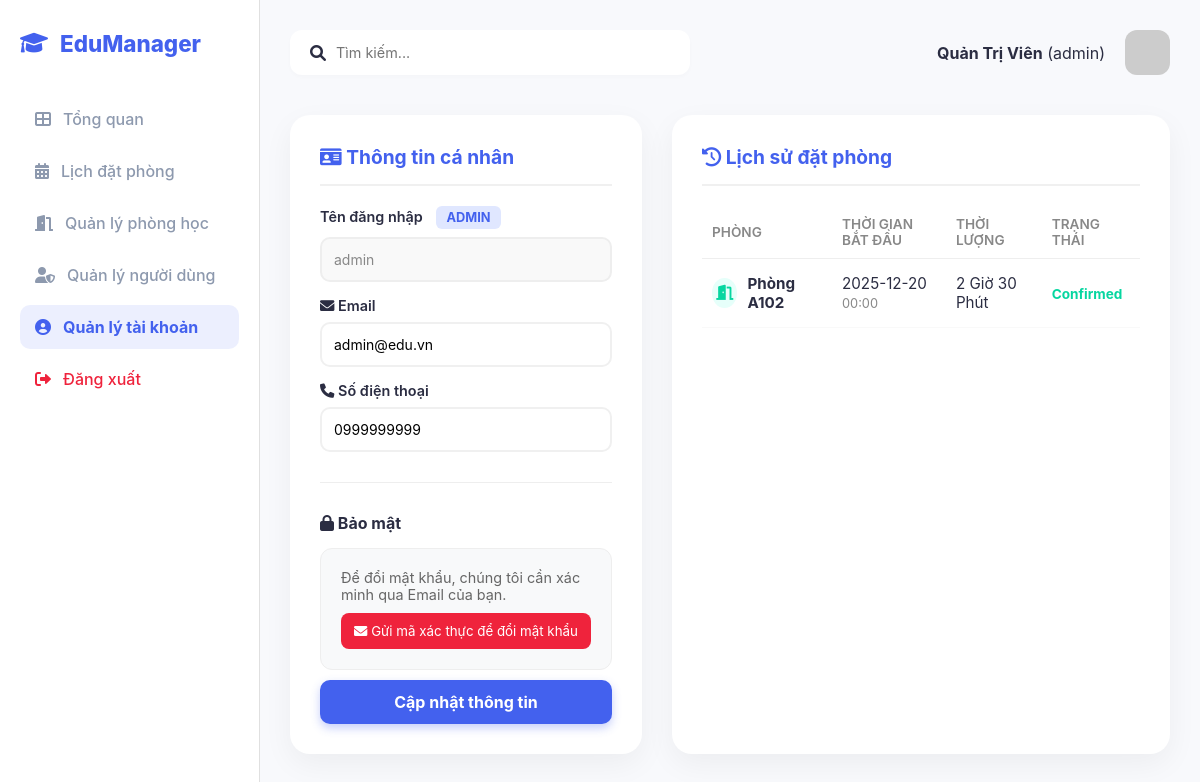
Screenshot of /profile (signed in) with the database file from the repository.
### app.py (models this page shows)
class User(Base):
    __tablename__ = "users"
    id = Column(Integer, primary_key=True, index=True)
    username = Column(String, unique=True, index=True)
    password = Column(String)
    email = Column(String, unique=True)
    phone = Column(String)
    role = Column(String, default="teacher")
    full_name = Column(String)
    verification_code = Column(String, nullable=True)

class Classroom(Base):
    __tablename__ = "classrooms"
    id = Column(Integer, primary_key=True, index=True)
    room_name = Column(String, unique=True, index=True)
    capacity = Column(Integer)
    equipment = Column(String)
    status = Column(String, default="Available")

class Booking(Base):
    __tablename__ = "bookings"
    id = Column(Integer, primary_key=True, index=True)
    room_id = Column(Integer)
    user_id = Column(Integer)
    booker_name = Column(String)
    start_time = Column(String)
    duration_hours = Column(String)
    status = Column(String, default="Confirmed")

### app.py (the view)
@app.get("/profile", response_class=HTMLResponse)
async def profile(request: Request, db: Session = Depends(get_db)):
    u = get_current_user(request, db)
    if not u: return RedirectResponse("/")
    user_bookings = db.query(Booking).filter(Booking.user_id == u.id).all()
    history = [{"room_name": (db.query(Classroom).filter(Classroom.id==b.room_id).first().room_name if db.query(Classroom).filter(Classroom.id==b.room_id).first() else "Unknown"), "start_time": b.start_time, "duration": b.duration_hours, "status": b.status} for b in user_bookings]
    return templates.TemplateResponse("profile.html", {"request": request, "user": u, "username": u.username, "role": u.role, "full_name": u.full_name, "history": history})

### templates/profile.html (shortened to what this page needs)
<!DOCTYPE html>
<html lang="vi">
<head>
    <link rel="stylesheet" href="/static/style.css">
    <link rel="stylesheet" href="https://cdnjs.cloudflare.com/ajax/libs/font-awesome/6.0.0/css/all.min.css">
</head>
<body>
    <div class="container">
        <aside class="sidebar">
            <div class="logo"><i class="fas fa-graduation-cap"></i><span>EduManager</span></div>
            <nav>
                <ul>
                    <li><a href="/dashboard"><i class="fas fa-th-large"></i> Tổng quan</a></li>
                    {% if role == 'admin' or role == 'teacher' %}
                    <li><a href="/booking-scheduler"><i class="fas fa-calendar-alt"></i> Lịch đặt phòng</a></li>
                    <li><a href="/room-management"><i class="fas fa-door-open"></i> Quản lý phòng học</a></li>
                    {% endif %}
                    {% if role == 'admin' %}
                    <li><a href="/user-management"><i class="fas fa-user-shield"></i> Quản lý người dùng</a></li>
                    {% endif %}
                    <li><a href="/profile" class="active" style="background: rgba(67, 97, 238, 0.1); color: #4361ee; font-weight: 700;"><i class="fas fa-user-circle"></i> Quản lý tài khoản</a></li>
                    <li class="logout-item"><a href="/logout" style="color: #ef233c;"><i class="fas fa-sign-out-alt"></i> Đăng xuất</a></li>
                </ul>
            </nav>
        </aside>
        <main class="main-content">
            <header>
                <div class="search-bar"><i class="fas fa-search"></i><input type="text" placeholder="Tìm kiếm..."></div>
                <div class="user-profile">
                    <div class="info"><strong>{{ full_name if full_name else username }}</strong> ({{ role }})</div>
                    <img src="https://ui-avatars.com/api/?name={{ full_name if full_name else username }}&background=4361ee&color=fff&size=128" alt="Avatar">
                </div>
            </header>
            <div class="profile-wrapper">
                <div class="profile-card">
                    <h2><i class="fas fa-id-card"></i> Thông tin cá nhân</h2>
                    <form id="profileForm">
                        <div class="form-group">
                            <label>Tên đăng nhập <span class="role-tag">{{ role }}</span></label>
                            <input type="text" value="{{ user.username }}" disabled>
                        </div>
                        <div class="form-group">
                            <label><i class="fas fa-envelope"></i> Email</label>
                            <input type="email" name="email" value="{{ user.email if user.email != 'None' else '' }}" required placeholder="Nhập email của bạn...">
                        </div>
                        <div class="form-group">
                            <label><i class="fas fa-phone"></i> Số điện thoại</label>
                            <input type="text" name="phone" value="{{ user.phone if user.phone != 'None' else '' }}" placeholder="Nhập số điện thoại...">
                        </div>
                        <hr style="margin: 30px 0; border:0; border-top: 1px solid #eee;">
<h3 style="color: #2b2d42; font-size: 1rem; margin-bottom: 15px;"><i class="fas fa-lock"></i> Bảo mật</h3>
<div style="background: #f8f9fa; padding: 20px; border-radius: 12px; border: 1px solid #eee;">
    <div id="pass-step-1">
        <p style="font-size: 0.9rem; color: #666; margin-bottom: 10px;">Để đổi mật khẩu, chúng tôi cần xác minh qua Email của bạn.</p>
        <button type="button" onclick="requestChangePass()" class="btn-premium btn-red" style="width: 100%; justify-content: center; padding: 10px; border: none; border-radius: 8px; background: #ef233c; color: white; cursor: pointer;">
            <i class="fas fa-envelope"></i> Gửi mã xác thực để đổi mật khẩu
        </button>
    </div>
</div>
                        <button type="submit" class="btn-save">Cập nhật thông tin</button>
                    </form>
                </div>
                <div class="history-card">
                    <h2><i class="fas fa-history"></i> Lịch sử đặt phòng</h2>
                    <table class="history-table">
                        <thead>
                            <tr>
                                <th>Phòng</th>
                                <th>Thời gian bắt đầu</th>
                                <th>Thời lượng</th>
                                <th>Trạng thái</th>
                            </tr>
                        </thead>
                        <tbody>
                            {% for item in history %}
                            <tr>
                                <td>
                                    <div style="display: flex; align-items: center;">
                                        <div class="history-icon"><i class="fas fa-door-open"></i></div>
                                        <strong>{{ item.room_name }}</strong>
                                    </div>
                                </td>
                                <td>{{ item.start_time.split('T')[0] }} <span style="color:#888; font-size:0.8rem;">{{ item.start_time.split('T')[1][:5] }}</span></td>
                                <td>{{ item.duration }}</td>
                                <td><span style="color: #06d6a0; font-weight: bold; font-size: 0.85rem;">{{ item.status }}</span></td>
                            </tr>
                            {% endfor %}
                        </tbody>
                    </table>
                </div>
            </div>
        </main>
    </div>
</body>
</html>

### static/style.css (style rules this page uses)
:root { --primary-color: #4361ee; --secondary-color: #3f37c9; --bg-color: #f8f9fc; --sidebar-color: #ffffff; --text-main: #2b2d42; --text-sub: #8d99ae; --white: #ffffff; --danger: #ef233c; --success: #06d6a0; }
* { margin: 0; padding: 0; box-sizing: border-box; font-family: 'Inter', sans-serif; }
body { background-color: var(--bg-color); color: var(--text-main); }
.container { display: flex; min-height: 100vh; }
.sidebar { width: 260px; background: var(--sidebar-color); border-right: 1px solid #e0e0e0; padding: 30px 20px; display: flex; flex-direction: column; }
.logo { display: flex; align-items: center; gap: 12px; font-size: 1.4rem; font-weight: 800; color: var(--primary-color); margin-bottom: 40px; }
.sidebar ul { list-style: none; }
.sidebar ul li { margin-bottom: 8px; }
.sidebar ul li a { text-decoration: none; color: var(--text-sub); padding: 12px 15px; display: flex; align-items: center; gap: 12px; border-radius: 10px; transition: all 0.3s; font-weight: 500; }
.sidebar ul li a:hover, .sidebar ul li a.active { background: #f0f3ff; color: var(--primary-color); }
.main-content { flex: 1; padding: 30px; }
header { display: flex; justify-content: space-between; margin-bottom: 40px; }
.search-bar { background: white; padding: 10px 20px; border-radius: 12px; display: flex; align-items: center; gap: 10px; width: 400px; box-shadow: 0 2px 4px rgba(0,0,0,0.02); }
.search-bar input { border: none; outline: none; width: 100%; font-size: 0.9rem; }
.user-profile { display: flex; align-items: center; gap: 20px; }
.user-profile img { width: 45px; border-radius: 12px; }
table { width: 100%; border-collapse: collapse; }
table th { text-align: left; padding: 15px; color: var(--text-sub); font-weight: 600; font-size: 0.85rem; text-transform: uppercase; border-bottom: 1px solid #f0f0f0; }
table td { padding: 20px 15px; border-bottom: 1px solid #f8f9fa; }
.logout-item i { color: var(--danger); }

### templates/profile.html (style rules this page uses)
.profile-wrapper { display: flex; gap: 30px; flex-wrap: wrap; }
.profile-card { flex: 1; background: white; padding: 30px; border-radius: 20px; box-shadow: 0 10px 30px rgba(0,0,0,0.05); min-width: 300px; height: fit-content; }
.history-card { flex: 1.5; background: white; padding: 30px; border-radius: 20px; box-shadow: 0 10px 30px rgba(0,0,0,0.05); min-width: 300px; }
h2 { margin-top: 0; color: #4361ee; border-bottom: 2px solid #f0f0f0; padding-bottom: 15px; margin-bottom: 20px; font-size: 1.2rem; }
.form-group { margin-bottom: 15px; }
.form-group label { display: block; margin-bottom: 8px; font-weight: 600; color: #2b2d42; font-size: 0.9rem; }
.form-group input { width: 100%; padding: 12px; border: 2px solid #f0f0f0; border-radius: 10px; font-size: 14px; box-sizing: border-box; transition: 0.3s; }
.form-group input:disabled { background: #f9f9f9; color: #888; border-color: #eee; }
.role-tag { display: inline-block; background: #e0e7ff; color: #4361ee; padding: 4px 10px; border-radius: 6px; font-size: 0.8rem; font-weight: bold; margin-left: 10px; text-transform: uppercase; }
.btn-save { width: 100%; padding: 12px; background: #4361ee; color: white; border: none; border-radius: 10px; font-size: 16px; font-weight: bold; cursor: pointer; transition: 0.3s; box-shadow: 0 4px 10px rgba(67, 97, 238, 0.3); margin-top: 10px; }
.history-table { width: 100%; border-collapse: collapse; }
.history-table th { text-align: left; color: #888; font-size: 0.85rem; padding: 10px; border-bottom: 1px solid #eee; }
.history-table td { padding: 15px 10px; border-bottom: 1px solid #f9f9f9; font-size: 0.95rem; }
.history-icon { width: 30px; height: 30px; background: #e6fffa; color: #06d6a0; border-radius: 50%; display: inline-flex; align-items: center; justify-content: center; margin-right: 10px; }

### rows the page displays
User: full_name "Quản Trị Viên", role "admin", role "ADMIN", username "admin", email "admin@edu.vn", phone "0999999999"
Classroom: room_name "Phòng A102"
Booking: start_time "2025-12-20", start_time "00:00", duration "2 Giờ 30 Phút", status "Confirmed"
